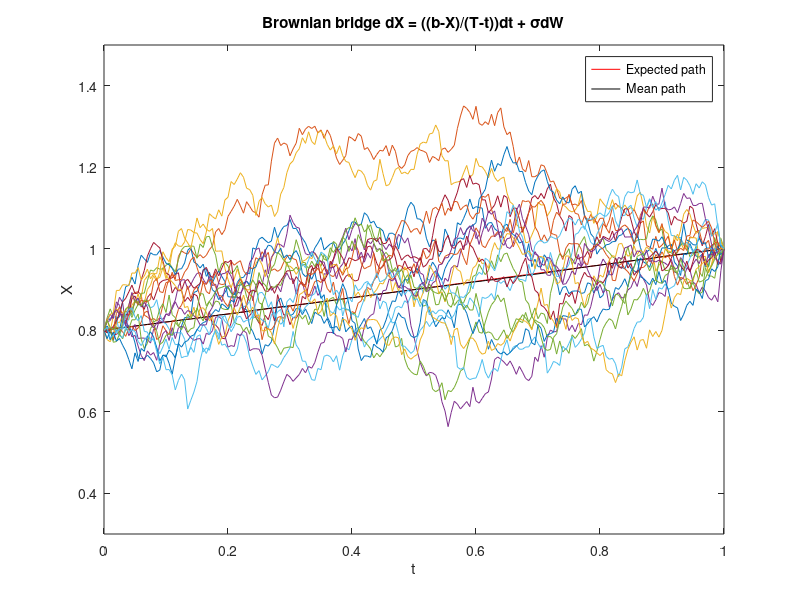

MATLAB code to generate this figure: (Note: this script raises an error after producing the figure.)
%% Simulation of a Brownian Bridge
%  The formula for our Brownian Bridge is
%  dX(t) = (b-X)/(T-t) *dt + sigma*dW(t)
% The BB presents a different type of SDE than what we have previously seen
% as it requires both a known start and end point. It then proceeds to
% simulate the different paths between those two points but its start and
% end will always be the same regardless of the path taken.
% This applies in Fixed Income, e.g. Bond pricing

clear all
close all

% Parameters
npaths = 20000 ; % Number of paths to be simulated
T = 1 ; % Time Horizon
nsteps = 200 ; % Number of timesteps
dt = T/nsteps ; % Size of our timesteps
t = 0:dt:T ; % Discretization of our grid
a = 0.8 ; % Our starting point
b = 1 ; % Our ending point
sigma = 0.3 ; % Our vol/diffusion term

%% Monte Carlo Simulation - npaths x nsteps - Traditional for loop

% We need to initialise our matrix such that the start and end points are a
% and b respectively. Note we use (nsteps-1) zeros in between.
X = [a*ones([npaths,1]) , zeros([npaths,nsteps-1]) , b*ones([npaths,1])] ;

% We will use Euler-Maruyama
 for i = [1:nsteps-1]
     X(:,i+1) = X(:,i) + (b - X(:,i))/(nsteps-i+1) + sigma*sqrt(dt)*randn([npaths,1]) ;
 end

%% Monte Carlo Simulation - npaths x nsteps - BB via ABM

% Due to some nice properties, we can simulate the BB via a driftless ABM
% i.e. A purely random ABM with the formula
% dX(t) = sigma*dW(t)

% We will use dW rather than dX to save X for our BB
% Simulate our ABM
%dW = sigma*sqrt(dt)*randn([npaths,nsteps]) ;

% Now we cumulatively sum the columns, remembering to include a at the
% beginning since we ultimately want a BB
%W = cumsum( [a*ones([npaths,1]) , dW], 2);

% Our BB formula is then given by X(t) = W(t) + (b-W(T))/T*t
%X = W + repmat( b-W(:,end),1,nsteps+1)/T .* repmat(t,npaths,1);
% In the above:
% repmat( b-W(:,end),1,nsteps+1) means take b subtract the last column of W
% for all rows and repeat it 1 times down (i.e. keep the same number of
% paths) and nsteps+1 times across (i.e. the number of timesteps) to form a
% [npaths,nsteps+1] matrix. 
% AND
% repmat(t,npaths,1) means create a [1,t] vector with the time t
% as each column and do that npaths many rows to create a [npaths,nsteps+1]
% matrix

%% Expected, mean and sample paths

close all
figure(1)
% The expected path below comes from Ballotta & Fusai p.135, where they
% have defined the E(X) on an interval [s,T], which is more general. In our
% case we have defined our interval to be [0,T], hence s=0 drops out and we
% are left with the formula below.
EX = a + t*(b-a)/T ; 
plot(t,EX,'r',t,mean(X,1),'k',t,X(1:1000:end,:))
legend('Expected path','Mean path')
xlabel('t')
ylabel('X')
% The below are some additonal conditions that scale the picture according
% to some conditions - more of a nice to have. 
sdevmax = sigma*sqrt(T)/2;
ylim([(a+b)/2-4*sdevmax (a+b)/2+4*sdevmax])
title('Brownian bridge dX = ((b-X)/(T-t))dt + \sigmadW')

%% Variance = Mean Square Deviation

figure(2)
VARX = (sigma^2)*(t/T).*(T-t) ;
% Note that in Ballotta & Fusai they have no sigma term in the SDE for the
% BB (i.e. sigma=1). However, when they quote the variance then there is a
% sigma^2 missing from their figure (since sigma^2 = 1^2 = 1). But we have
% taken sigma to be a different value and therefore must multiply our
% theoretical variance formula by sigma^2.
plot(t,VARX,'r',t,var(X,'',1),'m',t,mean((X-EX).^2,1),'c--')
legend('Theory','Sampled 1','Sampled 2','Location','SouthEast')
xlabel('t')
ylabel('Var(X) = E((X-E(X))^2)')
%ylim([0 0.0006])
title('Brownian Bridge Process: variance')


%% Autocovariance

% Is this possible?? 
% Does it have to be a meshgrid instead?

C = zeros([npaths,2*nsteps+1]) ;
for i = [1:npaths]
    C(i,:) = xcorr(X(i,:)-EX,'unbiased') ;
end
C = mean(C,1) ;

% The theoretical value for the autocovariance is (s<t) on [0,T]
%  c_X(s,t) = min(s,t) - (s*t)/T
% Because we want the autocovariance across the entire range [0,T], we can
% set s = t (our timesteps) and t = T (our time horizon). This reduce our
% equation to

figure(3)
plot(t,C(nsteps+1:end),'r')






